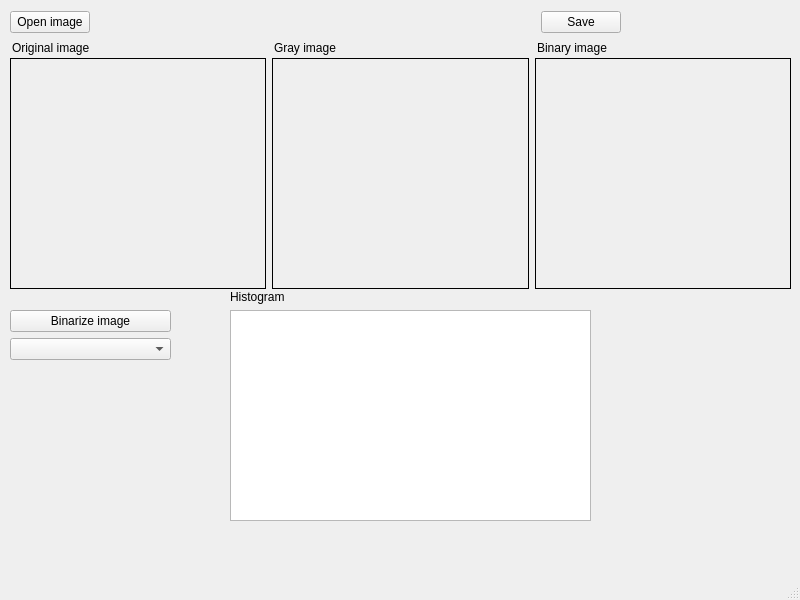
<?xml version="1.0" encoding="UTF-8"?>
<ui version="4.0">
 <class>MainWindow</class>
 <widget class="QMainWindow" name="MainWindow">
  <property name="geometry">
   <rect>
    <x>0</x>
    <y>0</y>
    <width>800</width>
    <height>600</height>
   </rect>
  </property>
  <property name="windowTitle">
   <string>MainWindow</string>
  </property>
  <widget class="QWidget" name="centralwidget">
   <widget class="QWidget" name="layoutWidget">
    <property name="geometry">
     <rect>
      <x>12</x>
      <y>40</y>
      <width>781</width>
      <height>16</height>
     </rect>
    </property>
    <layout class="QHBoxLayout" name="horizontalLayout_3">
     <item>
      <widget class="QLabel" name="label_4">
       <property name="text">
        <string>Original image</string>
       </property>
      </widget>
     </item>
     <item>
      <widget class="QLabel" name="label_5">
       <property name="text">
        <string>Gray image</string>
       </property>
      </widget>
     </item>
     <item>
      <widget class="QLabel" name="label_9">
       <property name="text">
        <string>Binary image</string>
       </property>
      </widget>
     </item>
    </layout>
   </widget>
   <widget class="QWidget" name="layoutWidget_2">
    <property name="geometry">
     <rect>
      <x>10</x>
      <y>310</y>
      <width>161</width>
      <height>51</height>
     </rect>
    </property>
    <layout class="QVBoxLayout" name="verticalLayout">
     <item>
      <widget class="QPushButton" name="pushButton_2">
       <property name="text">
        <string>Binarize image</string>
       </property>
      </widget>
     </item>
     <item>
      <widget class="QComboBox" name="comboBox">
       <item>
        <property name="text">
         <string/>
        </property>
       </item>
       <item>
        <property name="text">
         <string>Isodata Thresholding</string>
        </property>
       </item>
       <item>
        <property name="text">
         <string>Fast Isodata Thresholdining</string>
        </property>
       </item>
       <item>
        <property name="text">
         <string>Otsu Thresholding</string>
        </property>
       </item>
      </widget>
     </item>
    </layout>
   </widget>
   <widget class="QWidget" name="layoutWidget_3">
    <property name="geometry">
     <rect>
      <x>10</x>
      <y>10</y>
      <width>611</width>
      <height>25</height>
     </rect>
    </property>
    <layout class="QHBoxLayout" name="horizontalLayout_4">
     <item>
      <widget class="QPushButton" name="pushButton">
       <property name="text">
        <string>Open image</string>
       </property>
      </widget>
     </item>
     <item>
      <spacer name="horizontalSpacer">
       <property name="orientation">
        <enum>Qt::Horizontal</enum>
       </property>
       <property name="sizeHint" stdset="0">
        <size>
         <width>243</width>
         <height>20</height>
        </size>
       </property>
      </spacer>
     </item>
     <item>
      <widget class="QPushButton" name="pushButton_3">
       <property name="text">
        <string>Save</string>
       </property>
      </widget>
     </item>
    </layout>
   </widget>
   <widget class="QWidget" name="layoutWidget_4">
    <property name="geometry">
     <rect>
      <x>10</x>
      <y>58</y>
      <width>781</width>
      <height>231</height>
     </rect>
    </property>
    <layout class="QHBoxLayout" name="horizontalLayout_2">
     <item>
      <widget class="QLabel" name="label">
       <property name="maximumSize">
        <size>
         <width>16777215</width>
         <height>16777215</height>
        </size>
       </property>
       <property name="styleSheet">
        <string notr="true">border: 1px solid black;</string>
       </property>
       <property name="text">
        <string/>
       </property>
      </widget>
     </item>
     <item>
      <widget class="QLabel" name="label_2">
       <property name="maximumSize">
        <size>
         <width>16777215</width>
         <height>16777215</height>
        </size>
       </property>
       <property name="styleSheet">
        <string notr="true">border: 1px solid black;</string>
       </property>
       <property name="text">
        <string/>
       </property>
      </widget>
     </item>
     <item>
      <widget class="QLabel" name="label_8">
       <property name="maximumSize">
        <size>
         <width>16777215</width>
         <height>16777215</height>
        </size>
       </property>
       <property name="styleSheet">
        <string notr="true">border: 1px solid black;</string>
       </property>
       <property name="text">
        <string/>
       </property>
      </widget>
     </item>
    </layout>
   </widget>
   <widget class="QLabel" name="label_6">
    <property name="geometry">
     <rect>
      <x>230</x>
      <y>290</y>
      <width>132</width>
      <height>14</height>
     </rect>
    </property>
    <property name="text">
     <string>Histogram</string>
    </property>
   </widget>
   <widget class="PlotWidget" name="graphicsView">
    <property name="geometry">
     <rect>
      <x>230</x>
      <y>310</y>
      <width>361</width>
      <height>211</height>
     </rect>
    </property>
   </widget>
  </widget>
  <widget class="QMenuBar" name="menubar">
   <property name="geometry">
    <rect>
     <x>0</x>
     <y>0</y>
     <width>800</width>
     <height>22</height>
    </rect>
   </property>
  </widget>
  <widget class="QStatusBar" name="statusbar"/>
 </widget>
 <customwidgets>
  <customwidget>
   <class>PlotWidget</class>
   <extends>QGraphicsView</extends>
   <header>pyqtgraph</header>
  </customwidget>
 </customwidgets>
 <resources/>
 <connections/>
</ui>
